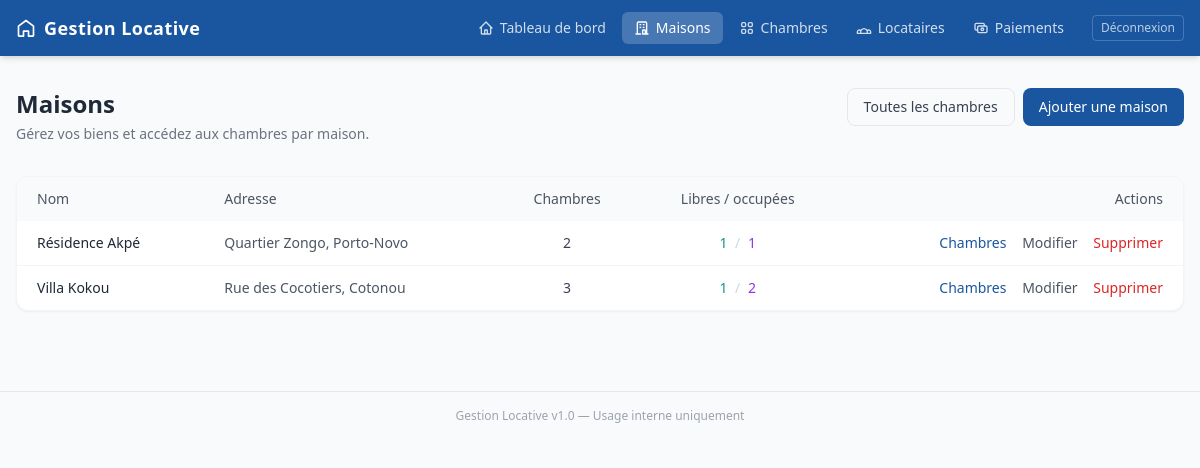
Page /pages/maisons/index.php (signed in) on the committed database.
### tables this page shows
CREATE TABLE IF NOT EXISTS maisons (
    id          INT UNSIGNED AUTO_INCREMENT PRIMARY KEY,
    nom         VARCHAR(100)  NOT NULL,                
    adresse     VARCHAR(255)  NOT NULL,
    description TEXT          NULL,
    created_at  TIMESTAMP     DEFAULT CURRENT_TIMESTAMP
);

### pages/maisons/index.php (the view, shortened to what this page needs)
<?php
$db = Database::getInstance();
$rows = $db->query("
    SELECT m.id, m.nom, m.adresse,
           COUNT(c.id) AS nb_chambres,
           COALESCE(SUM(c.statut = 'libre'), 0) AS nb_libres,
           COALESCE(SUM(c.statut = 'occupée'), 0) AS nb_occupees
    FROM maisons m
    LEFT JOIN chambres c ON c.maison_id = m.id
    GROUP BY m.id, m.nom, m.adresse
    ORDER BY m.nom
")->fetchAll();
require_once __DIR__ . '/../../includes/header.php';
?>
<div class="flex flex-col sm:flex-row sm:items-start sm:justify-between gap-4 mb-8">
    <div>
        <h1 class="text-2xl font-semibold text-gray-800">Maisons</h1>
        <p class="text-sm text-gray-500 mt-1">Gérez vos biens et accédez aux chambres par maison.</p>
    </div>
    <div class="flex flex-wrap gap-2">
        <a href="<?= BASE_URL ?>/pages/chambres/index.php"
           class="inline-flex items-center px-4 py-2 rounded-lg border border-gray-200 text-gray-700 text-sm font-medium hover:bg-gray-50 transition">
            Toutes les chambres
        </a>
        <a href="<?= BASE_URL ?>/pages/maisons/add.php"
           class="inline-flex items-center px-4 py-2 rounded-lg bg-primary text-white text-sm font-medium hover:bg-primary-dark transition">
            Ajouter une maison
        </a>
    </div>
</div>
<section class="bg-white rounded-xl border border-gray-100 shadow-sm overflow-hidden">
    <?php if (empty($rows)): ?>
    <div class="p-10 text-center text-gray-500">
        <p class="font-medium text-gray-700 mb-2">Aucune maison pour l’instant.</p>
        <a href="<?= BASE_URL ?>/pages/maisons/add.php" class="text-primary text-sm hover:underline">Créer la première maison</a>
    </div>
    <?php else: ?>
    <div class="overflow-x-auto">
        <table class="min-w-full text-sm">
            <thead class="bg-gray-50 text-gray-600 text-left">
                <tr>
                    <th class="px-5 py-3 font-medium">Nom</th>
                    <th class="px-5 py-3 font-medium">Adresse</th>
                    <th class="px-5 py-3 font-medium text-center">Chambres</th>
                    <th class="px-5 py-3 font-medium text-center">Libres / occupées</th>
                    <th class="px-5 py-3 font-medium text-right">Actions</th>
                </tr>
            </thead>
            <tbody class="divide-y divide-gray-100">
                <?php foreach ($rows as $m): ?>
                <tr class="hover:bg-gray-50/80">
                    <td class="px-5 py-3 font-medium text-gray-800"><?= htmlspecialchars($m['nom']) ?></td>
                    <td class="px-5 py-3 text-gray-600 max-w-xs truncate" title="<?= htmlspecialchars((string) $m['adresse']) ?>">
                        <?= htmlspecialchars((string) $m['adresse']) ?: '—' ?>
                    </td>
                    <td class="px-5 py-3 text-center text-gray-700"><?= (int) $m['nb_chambres'] ?></td>
                    <td class="px-5 py-3 text-center text-gray-600">
                        <span class="text-teal-600 font-medium"><?= (int) $m['nb_libres'] ?></span>
                        <span class="text-gray-300 mx-1">/</span>
                        <span class="text-purple-600 font-medium"><?= (int) $m['nb_occupees'] ?></span>
                    </td>
                    <td class="px-5 py-3 text-right whitespace-nowrap">
                        <a href="<?= BASE_URL ?>/pages/chambres/index.php?maison_id=<?= (int) $m['id'] ?>"
                           class="text-primary hover:underline mr-3">Chambres</a>
                        <a href="<?= BASE_URL ?>/pages/maisons/edit.php?id=<?= (int) $m['id'] ?>"
                           class="text-gray-600 hover:underline mr-3">Modifier</a>
                        <a href="<?= BASE_URL ?>/pages/maisons/delete.php?id=<?= (int) $m['id'] ?>"
                           class="text-red-600 hover:underline">Supprimer</a>
                    </td>
                </tr>
                <?php endforeach; ?>
            </tbody>
        </table>
    </div>
    <?php endif; ?>
</section>
<?php require_once __DIR__ . '/../../includes/footer.php'; ?>

### rows in the picture
maisons: nom "Résidence Akpé", adresse "Quartier Zongo, Porto-Novo", nb_chambres "2", nb_libres "1", nb_occupees "1"
maisons: nom "Villa Kokou", adresse "Rue des Cocotiers, Cotonou", nb_chambres "3", nb_libres "1", nb_occupees "2"

### other values in the picture
APP_NAME "Gestion Locative"
$label "Tableau de bord"
$label "Maisons"
$label "Chambres"
$label "Locataires"
$label "Paiements"
APP_VERSION "1.0"
